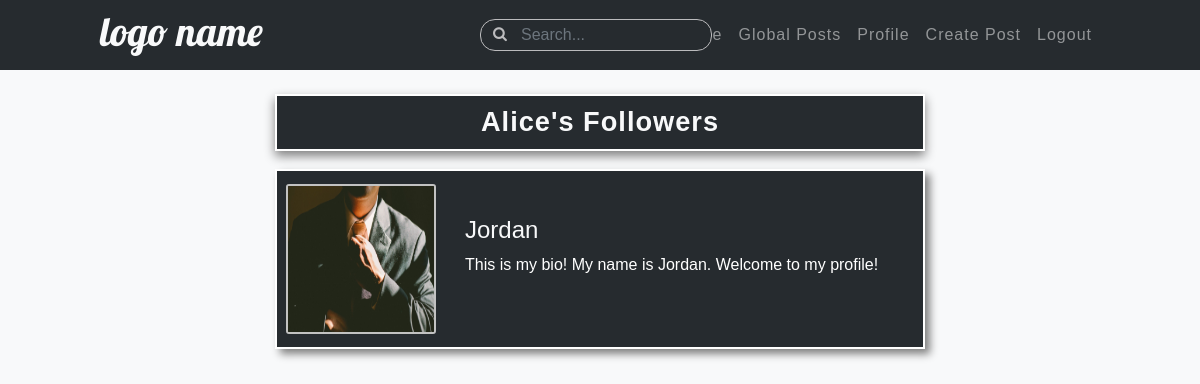
Page /user/followers/Alice/ (signed in) on the earlier database version.
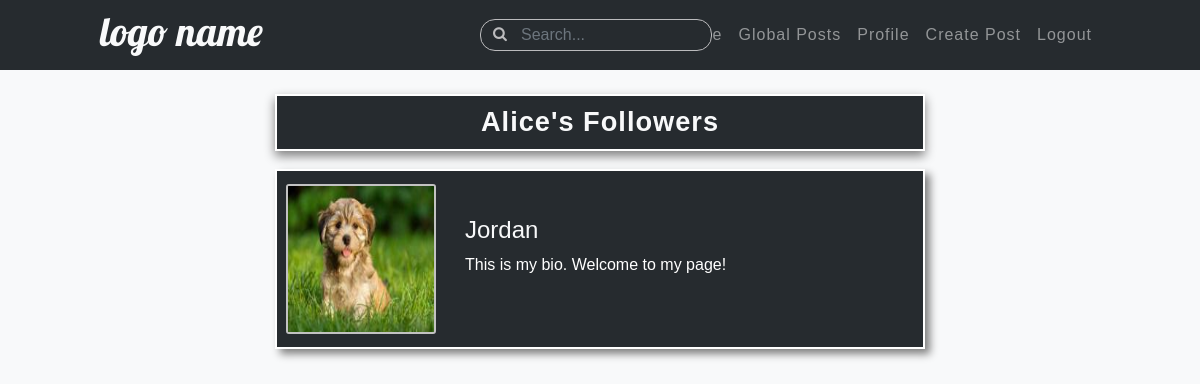
Same page on the later database version.
### users/models.py (models this page shows, shortened)
class Profile(models.Model):
    user = models.OneToOneField(User, on_delete=models.CASCADE)
    image = models.ImageField(default='default.jpg', upload_to='profile-image')
    bio = models.CharField(max_length=150)
    following = models.ManyToManyField(User, related_name='followers')

### users/views.py (the view)
# urls.py: path('followers/<str:username>/', views.followers, name='followers'),
@login_required
def followers(request, username):
    user = User.objects.get(username=username)
    return render(request, 'users/followers.html', {
        'current_user': user,
        'parameter': username,
        'following_list': list(Profile.objects.get(user=request.user).following.all())
    })

### users/templates/users/followers.html (shortened to what this page needs)
{% extends 'photo_sharing/layout.html' %}
{% block content %}
<br>
{% if current_user.followers.all.count > 0 %}
    <div class='text-center'>
        {% if parameter == user.username %}
        <h3 class='page-title'>Your Followers</h3>
        {% else %}
        <h3 class='page-title'>{{ parameter|title }}'s Followers</h3>
        {% endif %}
    </div>
{% endif %}
{% for person in current_user.followers.all %}
<div class="row no-gutters user-page">
    <div class='col-12 profile-background my-2'>
        <div class="profile-block">
            <div class='image-col mr-3 pl-1 my-auto'>
                <img class='profile-image' src="{{ person.user.profile.image.url }}" alt="User Profile Image">
            </div>
            <div class='bio-col my-auto pr-0'>
                <a class='username-link' href="{% url 'profile' person.user.username %}"><h4>{{ person.user.username|title }}</h4></a>
                <p class='mb-2'>{{ person.user.profile.bio|truncatechars:90 }}</p>
                {% if person.user not in following_list and person.user != user %}
                <a class='btn user-btn' href="{% url 'follow' person.user.id %}">Follow <i class="fa fa-user" aria-hidden="true"></i></a>
                {% else %}
                <div class='py-2'></div>
                {% endif %}
            </div>
        </div>
    </div>
</div>
{% endfor %}
{% endblock %}

Differences in the rows shown:
changed Profile "Jordan": user.profile.image: a different picture; user.profile.bio "This is my bio! My name is Jordan. Welcome to my profile!" → "This is my bio. Welcome to my page!"
